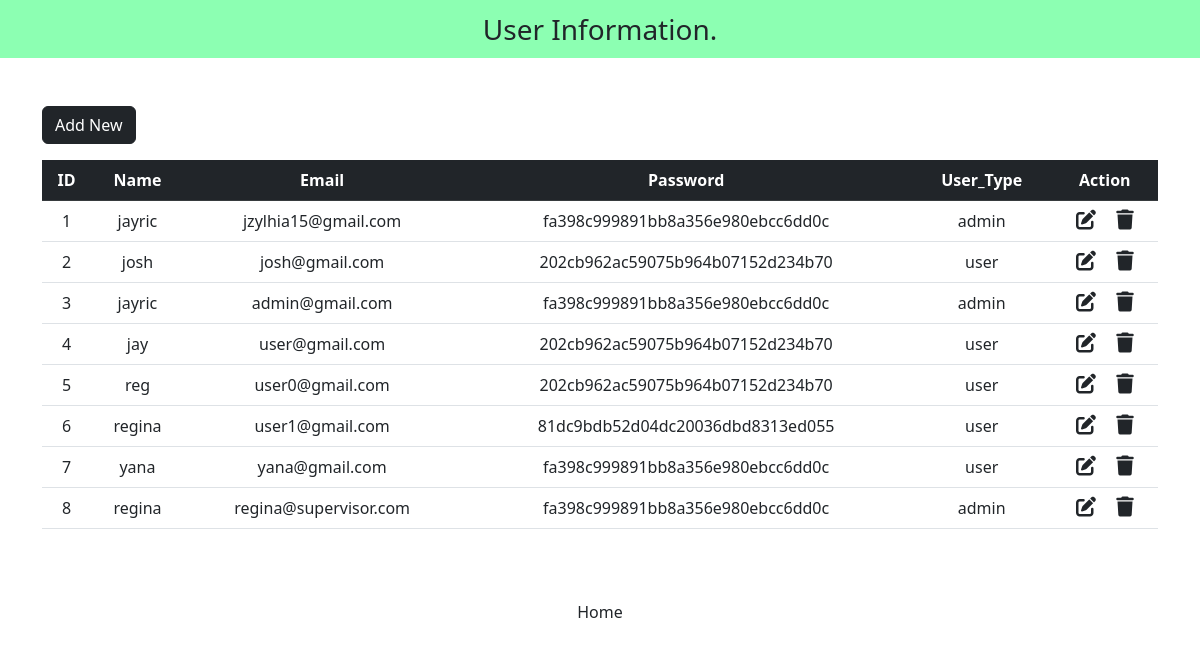
/UserInfo.php, run on the app's committed database.
### tables this page shows
CREATE TABLE `user_form` (
  `id` int(255) NOT NULL,
  `name` varchar(255) NOT NULL,
  `email` varchar(255) NOT NULL,
  `password` varchar(255) NOT NULL,
  `user_type` varchar(255) NOT NULL
);

### UserInfo.php (the view, shortened to what this page needs)
<?php
include "config.php";
?>
<!DOCTYPE html>
<html lang="en">
<head>
  <link href="https://cdn.jsdelivr.net/npm/bootstrap@5.2.3/dist/css/bootstrap.min.css" rel="stylesheet">
  <link rel="stylesheet" href="https://cdnjs.cloudflare.com/ajax/libs/font-awesome/6.4.0/css/all.min.css" />
</head>
<body>
  <nav class="navbar navbar-light justify-content-center fs-3 mb-5" style="background-color: #00ff5573;">
  User Information.
  </nav>
  <div class="container">
    <a href="add-new.php" class="btn btn-dark mb-3">Add New</a>
    <table class="table table-hover text-center">
      <thead class="table-dark">
        <tr>
          <th scope="col">ID</th>
          <th scope="col">Name</th>
          <th scope="col">Email</th>
          <th scope="col">Password</th>
          <th scope="col">User_Type</th>
          <th scope="col">Action</th>
        </tr>
      </thead>
      <tbody>
        <?php
        $sql = "SELECT * FROM `user_form`";
        $result = mysqli_query($conn, $sql);
        while ($row = mysqli_fetch_assoc($result)) {
        ?>
          <tr>
            <td><?php echo $row["id"] ?></td>
            <td><?php echo $row["name"] ?></td>
            <td><?php echo $row["email"] ?></td>
            <td><?php echo $row["password"] ?></td>
            <td><?php echo $row["user_type"] ?></td>
            <td>
              <a href="edit.php?id=<?php echo $row["id"] ?>" class="link-dark"><i class="fa-solid fa-pen-to-square fs-5 me-3"></i></a>
              <a href="delete.php?id=<?php echo $row["id"] ?>" class="link-dark"><i class="fa-solid fa-trash fs-5"></i></a>
            </td>
          </tr>
        <?php
        }
        ?>
      </tbody>
    </table>
  </div>
  <center><br><br><a href="admin_page.php" class="btn">Home</a><br></center>
</body>
</html>

### data on the page
user_form: id "1", name "jayric", email "jzylhia15@gmail.com", password "fa398c999891bb8a356e980ebcc6dd0c", user_type "admin"
user_form: id "2", name "josh", email "josh@gmail.com", password "202cb962ac59075b964b07152d234b70", user_type "user"
user_form: id "3", name "jayric", email "admin@gmail.com", password "fa398c999891bb8a356e980ebcc6dd0c", user_type "admin"
user_form: id "4", name "jay", email "user@gmail.com", password "202cb962ac59075b964b07152d234b70", user_type "user"
user_form: id "5", name "reg", email "user0@gmail.com", password "202cb962ac59075b964b07152d234b70", user_type "user"
user_form: id "6", name "regina", email "user1@gmail.com", password "81dc9bdb52d04dc20036dbd8313ed055", user_type "user"
user_form: id "7", name "yana", email "yana@gmail.com", password "fa398c999891bb8a356e980ebcc6dd0c", user_type "user"
user_form: id "8", name "regina", email "regina@supervisor.com", password "fa398c999891bb8a356e980ebcc6dd0c", user_type "admin"
